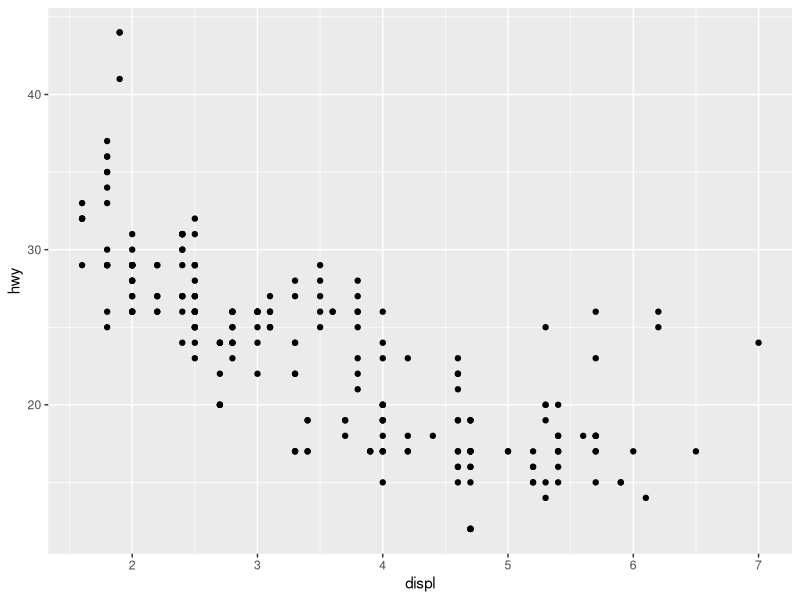
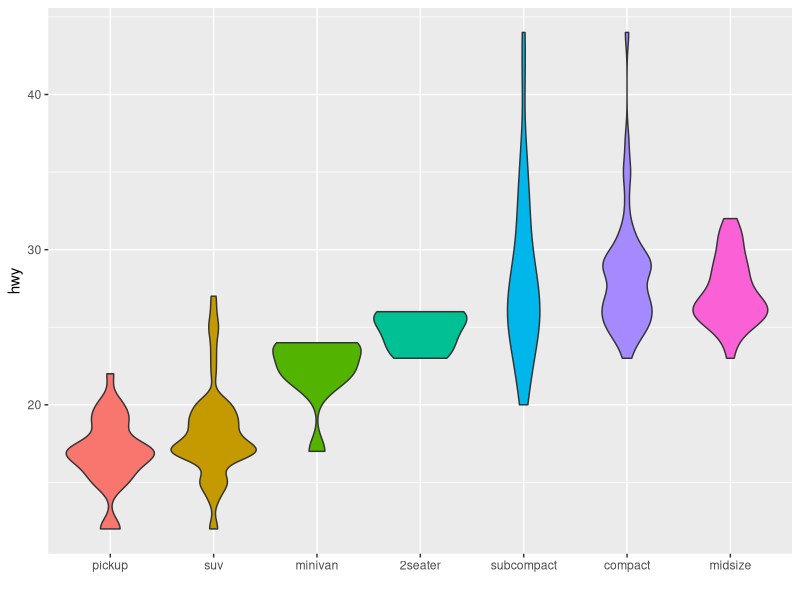

These charts were generated, in order, by the following R code:
library(tidyverse)
ggplot(data = mpg) + geom_point(mapping = aes(x = displ, y = hwy))
# reorder is close to order, but is made to change the order of the factor levels.
mpg$class = with(mpg, reorder(class, hwy, median))

p <- mpg %>%
  ggplot( aes(x=class, y=hwy, fill=class)) + 
    geom_violin() +
    xlab("class") +
    theme(legend.position="none") +
    xlab("")
p